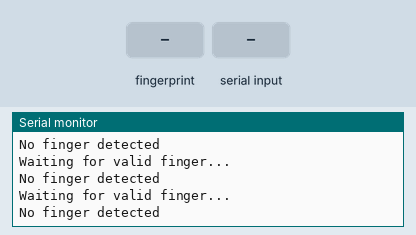
Simulated run of this sketch. Board: ESP32. Parts: the last lines printed to the serial monitor. The inputs (shaded band) are chosen by the test bench. WiFi joins after 1.5 s; servers stay silent unless stated; random numbers use the default seed unless the sketch sets one; no MQTT or app messages arrive unless stated.

Above: at 3.8 s.
3.9 s: finger stored as number 1 placed on the sensor
At 4.18 s:
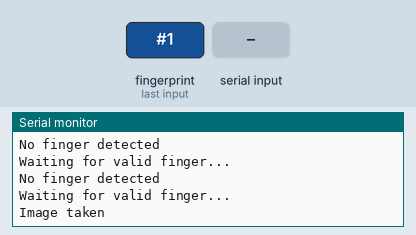
5.7 s: "r90\n" received over Serial
At 5.89 s:
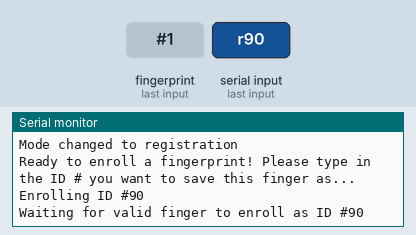
7.2 s: "d90\n" received over Serial
8.7 s: finger stored as number 1 placed on the sensor
At 10.3 s:
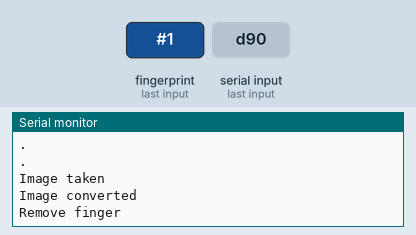
11.7 s: finger stored as number 1 placed on the sensor
At 12.03 s:
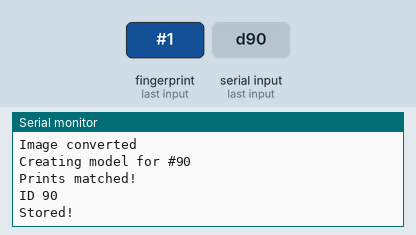

The sketch:

combined.ino
```cpp
#include <Adafruit_Fingerprint.h>
#include <HardwareSerial.h>
#include <WiFi.h>
#include <PubSubClient.h>

HardwareSerial mySerial(2); // RX, TX
Adafruit_Fingerprint finger = Adafruit_Fingerprint(&mySerial);
WiFiClient espClient;
PubSubClient client(espClient);

char mode = 'd'; // Default mode is detection

const char* ssid = "LAB RPL";
const char* password = "maalmajaya";
const char* mqtt_server = "broker.hivemq.com";
const char* mqtt_topic = "/sic5/ainger/sidik_jari";

void setup_wifi() {
  delay(10);
  Serial.println();
  Serial.print("Connecting to ");
  Serial.println(ssid);

  WiFi.mode(WIFI_STA);
  WiFi.begin(ssid, password);

  while (WiFi.status() != WL_CONNECTED) {
    delay(500);
    Serial.print(".");
  }

  randomSeed(micros());

  Serial.println("");
  Serial.println("WiFi connected");
  Serial.println("IP address: ");
  Serial.println(WiFi.localIP());
}

void reconnect() {
  while (!client.connected()) {
    Serial.print("Attempting MQTT connection...");
    String clientId = "belajarmqttazza";
    clientId += String(random(0xffff), HEX);
    if (client.connect(clientId.c_str())) {
      Serial.println("connected");
    } else {
      Serial.print("failed, rc=");
      Serial.print(client.state());
      Serial.println(" try again in 5 seconds");
      delay(5000);
    }
  }
}

void setup() {
  Serial.begin(9600);
  while (!Serial);
  delay(100);
  Serial.println("Adafruit Fingerprint sensor test");
  mySerial.begin(57600,SERIAL_8N1,16,17);
  finger.begin(57600);
  if (finger.verifyPassword()) {
    Serial.println("Found fingerprint sensor!");
  } else {
    Serial.println("Did not find fingerprint sensor :(");
    while (1);
  }
  setup_wifi();
  client.setServer(mqtt_server, 1883);
}

void loop() {
  if (!client.connected()) {
    reconnect();
  }
  client.loop();

  if (Serial.available()) {
    char key = Serial.read();
    if (key == 'r') {
      mode = 'r';
      Serial.println("Mode changed to registration");
    } else if (key == 'd') {
      mode = 'd';
      Serial.println("Mode changed to detection");
    }
  }

  if (mode == 'r') {
    registerFingerprint();
  } else if (mode == 'd') {
    detectFingerprint();
  }
  delay(100);
}

void sendToMQTT(int fingerID) {
  char msg[50];
  snprintf(msg, 50, "%d", fingerID);
  Serial.print("Publishing message: ");
  Serial.println(msg);
  client.publish(mqtt_topic, msg);
}

void registerFingerprint() {
  Serial.println("Ready to enroll a fingerprint! Please type in the ID # you want to save this finger as...");
  int id = readNumber();
  if (id == -1) return;

  Serial.print("Enrolling ID #");
  Serial.println(id);

  while (!getFingerprintEnroll(id)) {
    if (Serial.available()) {
      char key = Serial.read();
      if (key == 'd') {
        mode = 'd';
        Serial.println("Mode changed to detection");
        return;
      }
    }
  }
}

void detectFingerprint() {
  Serial.println("Waiting for valid finger...");
  uint8_t p = finger.getImage();
  switch (p) {
    case FINGERPRINT_OK:
      Serial.println("Image taken");
      break;
    case FINGERPRINT_NOFINGER:
      Serial.println("No finger detected");
      return;
    case FINGERPRINT_PACKETRECIEVEERR:
      Serial.println("Communication error");
      return;
    case FINGERPRINT_IMAGEFAIL:
      Serial.println("Imaging error");
      return;
    default:
      Serial.println("Unknown error");
      return;
  }

  p = finger.image2Tz();
  switch (p) {
    case FINGERPRINT_OK:
      Serial.println("Image converted");
      break;
    case FINGERPRINT_IMAGEMESS:
      Serial.println("Image too messy");
      return;
    case FINGERPRINT_PACKETRECIEVEERR:
      Serial.println("Communication error");
      return;
    case FINGERPRINT_FEATUREFAIL:
      Serial.println("Could not find fingerprint features");
      return;
    case FINGERPRINT_INVALIDIMAGE:
      Serial.println("Could not find fingerprint features");
      return;
    default:
      Serial.println("Unknown error");
      return;
  }

  p = finger.fingerFastSearch();
  if (p == FINGERPRINT_OK) {
    Serial.print("Found a print match! ID: ");
    Serial.println(finger.fingerID);
    sendToMQTT(finger.fingerID);
  } else if (p == FINGERPRINT_PACKETRECIEVEERR) {
    Serial.println("Communication error");
  } else if (p == FINGERPRINT_NOTFOUND) {
    Serial.println("Did not find a match");
  } else {
    Serial.println("Unknown error");
  }
}

int readNumber() {
  while (!Serial.available());
  int number = Serial.parseInt();
  if (number == 0) {
    Serial.println("Invalid input");
    return -1;
  }
  return number;
}

uint8_t getFingerprintEnroll(uint8_t id) {
  int p = -1;
  Serial.println("Waiting for valid finger to enroll as ID #" + String(id));
  while (p != FINGERPRINT_OK) {
    p = finger.getImage();
    switch (p) {
      case FINGERPRINT_OK:
        Serial.println("Image taken");
        break;
      case FINGERPRINT_NOFINGER:
        Serial.println(".");
        break;
      case FINGERPRINT_PACKETRECIEVEERR:
        Serial.println("Communication error");
        break;
      case FINGERPRINT_IMAGEFAIL:
        Serial.println("Imaging error");
        break;
      default:
        Serial.println("Unknown error");
        break;
    }

    if (Serial.available()) {
      char key = Serial.read();
      if (key == 'd') {
        mode = 'd';
        Serial.println("Mode changed to detection");
        return false;
      }
    }
  }

  p = finger.image2Tz(1);
  switch (p) {
    case FINGERPRINT_OK:
      Serial.println("Image converted");
      break;
    case FINGERPRINT_IMAGEMESS:
      Serial.println("Image too messy");
      return p;
    case FINGERPRINT_PACKETRECIEVEERR:
      Serial.println("Communication error");
      return p;
    case FINGERPRINT_FEATUREFAIL:
      Serial.println("Could not find fingerprint features");
      return p;
    case FINGERPRINT_INVALIDIMAGE:
      Serial.println("Could not find fingerprint features");
      return p;
    default:
      Serial.println("Unknown error");
      return p;
  }

  Serial.println("Remove finger");
  delay(2000);
  p = 0;
  while (p != FINGERPRINT_NOFINGER) {
    p = finger.getImage();
  }
  Serial.println("Place same finger again");

  p = -1;
  while (p != FINGERPRINT_OK) {
    p = finger.getImage();
    switch (p) {
      case FINGERPRINT_OK:
        Serial.println("Image taken");
        break;
      case FINGERPRINT_NOFINGER:
        Serial.println(".");
        break;
      case FINGERPRINT_PACKETRECIEVEERR:
        Serial.println("Communication error");
        break;
      case FINGERPRINT_IMAGEFAIL:
        Serial.println("Imaging error");
        break;
      default:
        Serial.println("Unknown error");
        break;
    }

    if (Serial.available()) {
      char key = Serial.read();
      if (key == 'd') {
        mode = 'd';
        Serial.println("Mode changed to detection");
        return false;
      }
    }
  }

  p = finger.image2Tz(2);
  switch (p) {
    case FINGERPRINT_OK:
      Serial.println("Image converted");
      break;
    case FINGERPRINT_IMAGEMESS:
      Serial.println("Image too messy");
      return p;
    case FINGERPRINT_PACKETRECIEVEERR:
      Serial.println("Communication error");
      return p;
    case FINGERPRINT_FEATUREFAIL:
      Serial.println("Could not find fingerprint features");
      return p;
    case FINGERPRINT_INVALIDIMAGE:
      Serial.println("Could not find fingerprint features");
      return p;
    default:
      Serial.println("Unknown error");
      return p;
  }

  Serial.print("Creating model for #");
  Serial.println(id);

  p = finger.createModel();
  if (p == FINGERPRINT_OK) {
    Serial.println("Prints matched!");
  } else if (p == FINGERPRINT_PACKETRECIEVEERR) {
    Serial.println("Communication error");
    return p;
  } else if (p == FINGERPRINT_ENROLLMISMATCH) {
    Serial.println("Fingerprints did not match");
    return p;
  } else {
    Serial.println("Unknown error");
    return p;
  }

  Serial.print("ID ");
  Serial.println(id);
  p = finger.storeModel(id);
  if (p == FINGERPRINT_OK) {
    Serial.println("Stored!");
  } else if (p == FINGERPRINT_PACKETRECIEVEERR) {
    Serial.println("Communication error");
    return p;
  } else if (p == FINGERPRINT_BADLOCATION) {
    Serial.println("Could not store in that location");
    return p;
  } else if (p == FINGERPRINT_FLASHERR) {
    Serial.println("Error writing to flash");
    return p;
  } else {
    Serial.println("Unknown error");
    return p;
  }


  return true;
}
```

Measured:
- after the input at 3.9 s, the serial monitor: prints a new line after 0.12 s (image 1)
- after the input at 5.7 s, the serial monitor: prints a new line at once (image 2)
- after the input at 8.7 s, the serial monitor: prints a new line at once (image 3)
- after the input at 11.7 s, the serial monitor: prints a new line after 0.22 s (image 4)
